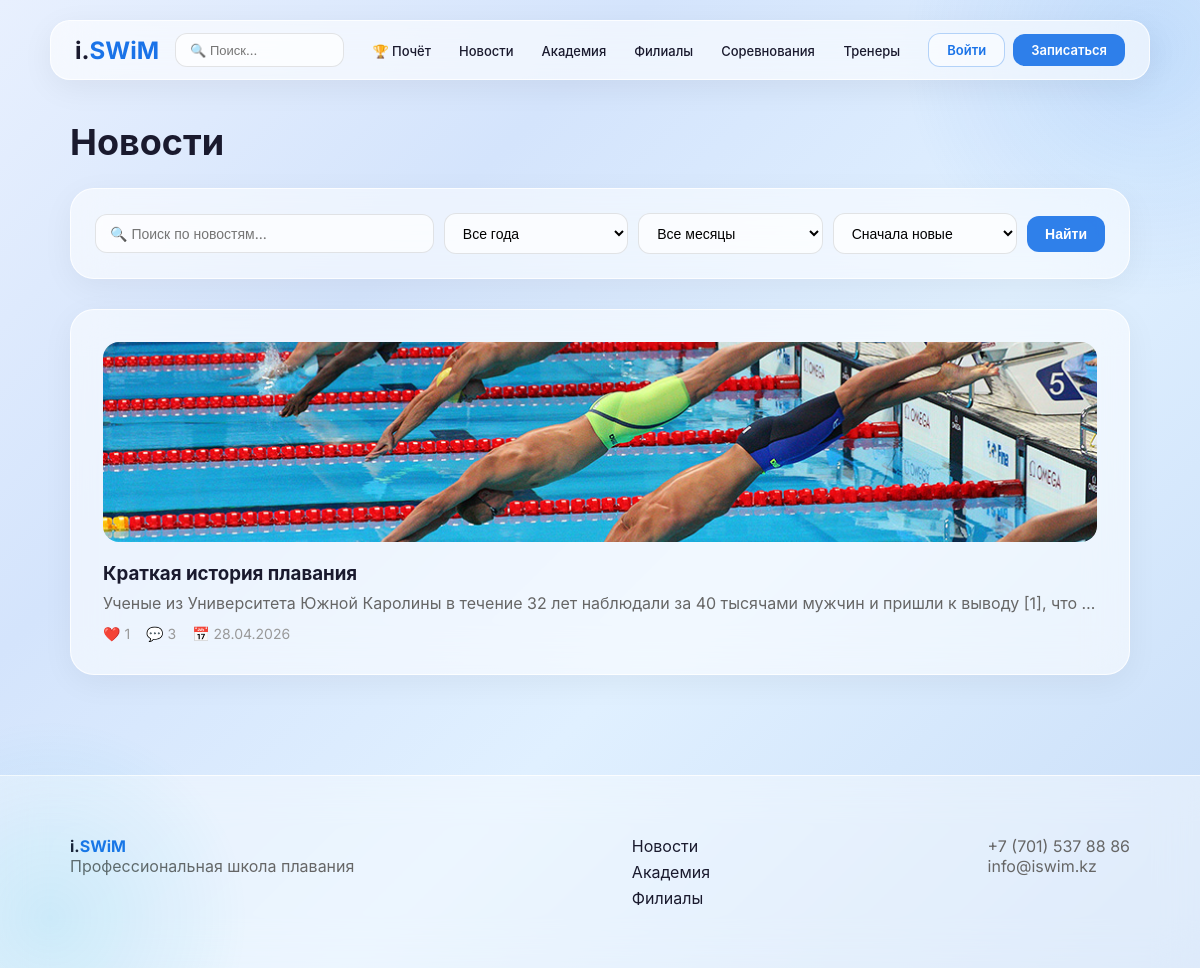
Page /news/ on the committed database.
### news/models.py (models this page shows, shortened)
class News(models.Model):
    title = models.CharField(max_length=200, verbose_name='Заголовок')
    slug = models.SlugField(unique=True, verbose_name='ЧПУ')
    image = models.ImageField(upload_to='news/', verbose_name='Изображение')
    short_text = models.TextField(verbose_name='Краткий текст')
    full_text = models.TextField(verbose_name='Полный текст')
    published_at = models.DateTimeField(auto_now_add=True, verbose_name='Дата публикации')
    is_published = models.BooleanField(default=True, verbose_name='Опубликовано')
    class Meta:
        verbose_name = 'Новость'
        verbose_name_plural = 'Новости'
        ordering = ['-published_at']

### news/views.py (the view)
# urls.py: path('news/', NewsListView.as_view(), name='news_list'),
class NewsListView(ListView):
    model = News
    template_name = 'news/news_list.html'
    context_object_name = 'news_list'
    paginate_by = 10
    def get_queryset(self):
        queryset = News.objects.filter(is_published=True)
        search = self.request.GET.get('search', '')
        if search:
            queryset = queryset.filter(
                Q(title__icontains=search) |
                Q(short_text__icontains=search) |
                Q(full_text__icontains=search)
            )
        year = self.request.GET.get('year', '')
        month = self.request.GET.get('month', '')
        if year:
            queryset = queryset.filter(published_at__year=year)
        if month:
            queryset = queryset.filter(published_at__month=month)
        sort = self.request.GET.get('sort', 'newest')
        if sort == 'oldest':
            queryset = queryset.order_by('published_at')
        elif sort == 'popular':
            queryset = sorted(queryset, key=lambda n: n.likes.count(), reverse=True)
        else:
            queryset = queryset.order_by('-published_at')
        return queryset
    def get_context_data(self, **kwargs):
        context = super().get_context_data(**kwargs)
        years = News.objects.filter(is_published=True).dates('published_at', 'year')
        context['years'] = list(set(d.year for d in years))
        context['years'].sort(reverse=True)
        context['current_search'] = self.request.GET.get('search', '')
        context['current_year'] = self.request.GET.get('year', '')
        context['current_month'] = self.request.GET.get('month', '')
        context['current_sort'] = self.request.GET.get('sort', 'newest')
        return context

### news/templates/news/news_list.html (shortened to what this page needs)
{% extends 'core/base.html' %}
{% block content %}
<div class="container">
    <h1 class="page-title">Новости</h1>
    <div class="glass-card" style="margin-bottom:30px;padding:24px;">
        <form method="get" style="display:flex;gap:10px;flex-wrap:wrap;align-items:center;">
            <input type="text" name="search" value="{{ current_search }}" placeholder="🔍 Поиск по новостям..." style="flex:2;min-width:180px;padding:10px 14px;border-radius:12px;border:1px solid rgba(0,0,0,0.1);background:rgba(255,255,255,0.7);font-family:'Inter',sans-serif;font-size:14px;">
            <select name="year" style="flex:1;min-width:110px;padding:10px 14px;border-radius:12px;border:1px solid rgba(0,0,0,0.1);background:rgba(255,255,255,0.7);font-family:'Inter',sans-serif;font-size:14px;">
                <option value="">Все года</option>
            </select>
            <select name="month" style="flex:1;min-width:110px;padding:10px 14px;border-radius:12px;border:1px solid rgba(0,0,0,0.1);background:rgba(255,255,255,0.7);font-family:'Inter',sans-serif;font-size:14px;">
                <option value="">Все месяцы</option>
            </select>
            <select name="sort" style="flex:1;min-width:130px;padding:10px 14px;border-radius:12px;border:1px solid rgba(0,0,0,0.1);background:rgba(255,255,255,0.7);font-family:'Inter',sans-serif;font-size:14px;">
                <option value="newest" {% if current_sort == 'newest' %}selected{% endif %}>Сначала новые</option>
            </select>
            <button type="submit" class="btn-glass" style="white-space:nowrap;font-size:14px;padding:10px 18px;">Найти</button>
        </form>
    </div>
    <div class="grid-3">
        {% for item in news_list %}
            <a href="{% url 'news_detail' item.slug %}" style="text-decoration:none;color:inherit;">
                <div class="glass-card" style="height:100%;">
                    {% if item.image %}
                        <img src="{{ item.image.url }}" style="width:100%;height:200px;object-fit:cover;border-radius:16px;margin-bottom:16px;">
                    {% endif %}
                    <h3 style="font-weight:700;margin-bottom:8px;">{{ item.title }}</h3>
                    <p style="color:#666;margin-bottom:12px;">{{ item.short_text|truncatewords:20 }}</p>
                    <div style="display:flex;gap:16px;align-items:center;color:#999;font-size:14px;">
                        <span>❤️ {{ item.likes.count }}</span>
                        <span>💬 {{ item.comments.count }}</span>
                        <span>📅 {{ item.published_at|date:"d.m.Y" }}</span>
                    </div>
                </div>
            </a>
        {% empty %}
            <div class="glass-card" style="grid-column:1/-1;text-align:center;padding:48px;">
                <p style="color:#999;font-size:18px;">😔 Ничего не найдено</p>
                <a href="{% url 'news_list' %}" style="color:#1a73e8;">Показать все новости</a>
            </div>
        {% endfor %}
    </div>
</div>
{% endblock %}

### core/templates/core/base.html (style rules this page uses)
* { margin: 0; padding: 0; box-sizing: border-box; }
body { font-family: 'Inter', -apple-system, BlinkMacSystemFont, sans-serif; background: linear-gradient(135deg, #e8f0fe 0%, #d4e4fc 30%, #e0f0ff 60%, #c8ddf8 100%); background-attachment: fixed; min-height: 100vh; color: #1a1a2e; -webkit-font-smoothing: antialiased; }
body::before { content: ''; position: fixed; top: -200px; right: -200px; width: 500px; height: 500px; background: radial-gradient(circle, rgba(26,115,232,0.15) 0%, transparent 70%); border-radius: 50%; pointer-events: none; z-index: 0; }
body::after { content: ''; position: fixed; bottom: -150px; left: -150px; width: 400px; height: 400px; background: radial-gradient(circle, rgba(0,180,216,0.12) 0%, transparent 70%); border-radius: 50%; pointer-events: none; z-index: 0; }
.btn-glass, .btn-glass-outline { padding: 8px 18px; border-radius: 12px; font-weight: 600; font-size: 13px; cursor: pointer; text-decoration: none; display: inline-block; transition: all 0.3s; white-space: nowrap; }
.btn-glass { background: rgba(26,115,232,0.9); color: white; border: none; }
.container { max-width: 1100px; margin: 0 auto; padding: 20px; }
.glass-card { background: rgba(255,255,255,0.55); backdrop-filter: blur(20px); -webkit-backdrop-filter: blur(20px); border: 1px solid rgba(255,255,255,0.8); border-radius: 24px; padding: 32px; box-shadow: 0 8px 32px rgba(0,0,0,0.05); }
.page-title { font-size: 36px; font-weight: 700; margin-bottom: 24px; }

### rows in the picture
News: image (picture), title "Краткая история плавания", short_text "Ученые из Университета Южной Каролины в течение 32 лет наблюдали за 40 тысячами мужчин и пришли к выводу [1], что …", likes.count "1", comments.count "3", published_at "28.04.2026"
